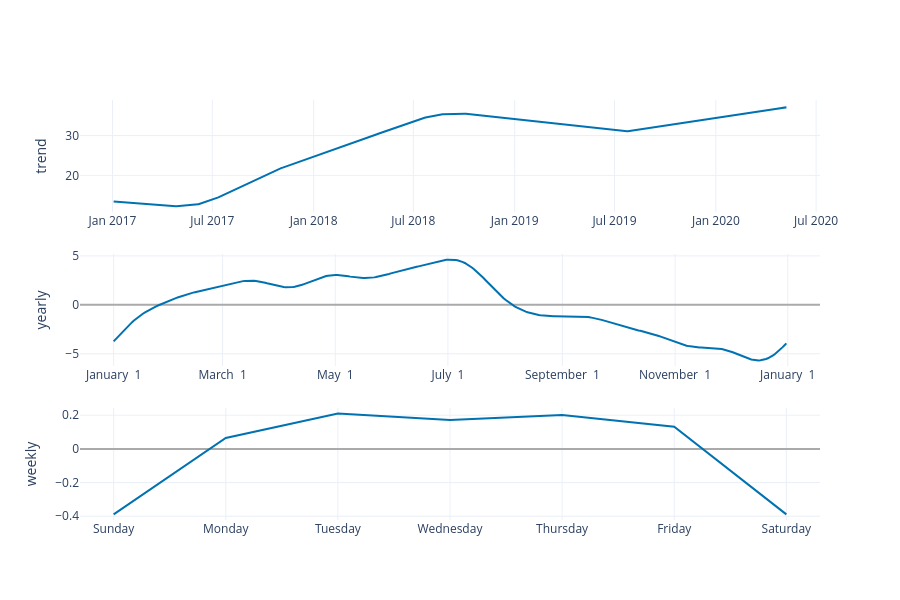

The cell this chart's notebook holds for it:
### Markdown cell above
5. Look at the components of the model with `plot_components_plotly`. What did the model learn from the past?

### Code cell
history_and_test = model.predict(pd.concat([train, test])[["ds"]])
fig = plot_components_plotly(model, history_and_test)
fig.show()

### Figure 1 — Plotly figure (JSON) as saved in the notebook; plotly's stock layout.template omitted (floating-point values rounded to 4 significant figures; data arrays with more than 128 entries replaced by an {"elided": "..."} marker saying what was removed)
{"data": [{"line": {"color": "#0072B2", "width": 2}, "mode": "lines", "name": "trend", "type": "scatter", "x": {"elided": "843 str values"}, "xaxis": "x", "y": {"elided": "843 float values"}, "yaxis": "y"}, {"line": {"color": "rgba(0, 114, 178, 0.2)", "width": 0}, "mode": "lines", "name": "trend_upper", "type": "scatter", "x": {"elided": "843 str values"}, "xaxis": "x", "y": {"elided": "843 float values"}, "yaxis": "y"}, {"fill": "tonexty", "fillcolor": "rgba(0, 114, 178, 0.2)", "line": {"color": "rgba(0, 114, 178, 0.2)", "width": 0}, "mode": "lines", "name": "trend_lower", "type": "scatter", "x": {"elided": "843 str values"}, "xaxis": "x", "y": {"elided": "843 float values"}, "yaxis": "y"}, {"line": {"color": "#0072B2", "width": 2}, "mode": "lines", "name": "yearly", "type": "scatter", "x": {"elided": "365 str values"}, "xaxis": "x2", "y": {"elided": "365 float values"}, "yaxis": "y2"}, {"line": {"color": "#0072B2", "width": 2}, "mode": "lines", "name": "weekly", "type": "scatter", "x": ["2017-01-01T00:00:00.000000000", "2017-01-02T00:00:00.000000000", "2017-01-03T00:00:00.000000000", "2017-01-04T00:00:00.000000000", "2017-01-05T00:00:00.000000000", "2017-01-06T00:00:00.000000000", "2017-01-07T00:00:00.000000000"], "xaxis": "x3", "y": [-0.3891, 0.06453, 0.2095, 0.1717, 0.2006, 0.1318, -0.3891], "yaxis": "y3"}], "layout": {"height": 600, "showlegend": false, "width": 900, "xaxis": {"anchor": "y", "domain": [0.0, 1.0], "range": ["2016-11-02T22:48:00", "2020-07-08T01:12:00"], "type": "date"}, "xaxis2": {"anchor": "y2", "domain": [0.0, 1.0], "range": ["2016-12-13T18:54:02.958904115", "2018-01-18T11:04:57.863013581"], "tickformat": "%B %e", "type": "date"}, "xaxis3": {"anchor": "y3", "domain": [0.0, 1.0], "range": ["2016-12-31T16:48:00", "2017-01-07T07:12:00"], "tickformat": "%A", "type": "date"}, "yaxis": {"anchor": "x", "domain": [0.7333, 1.0], "rangemode": "normal", "title": {"text": "trend"}, "zerolinecolor": "#AAA"}, "yaxis2": {"anchor": "x2", "domain": [0.3667, 0.6333], "title": {"text": "yearly"}, "zerolinecolor": "#AAA"}, "yaxis3": {"anchor": "x3", "domain": [0.0, 0.2667], "title": {"text": "weekly"}, "zerolinecolor": "#AAA"}}}
